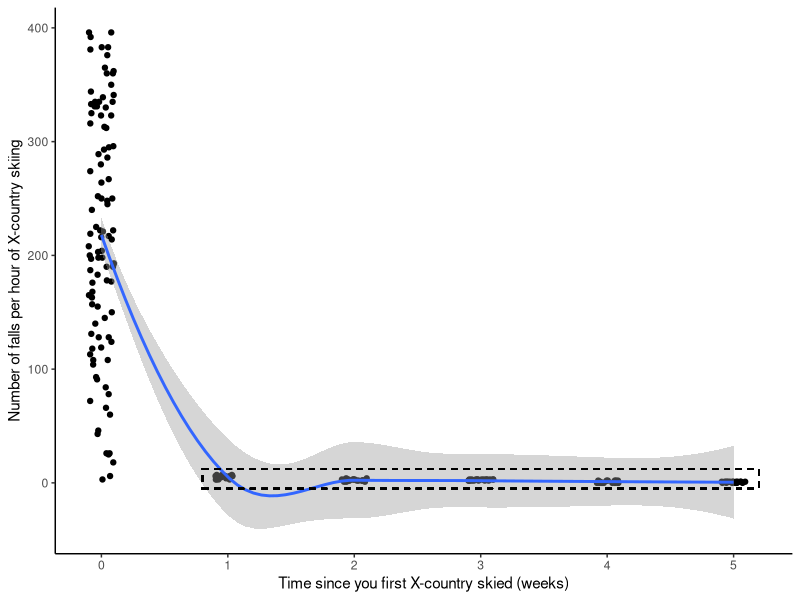
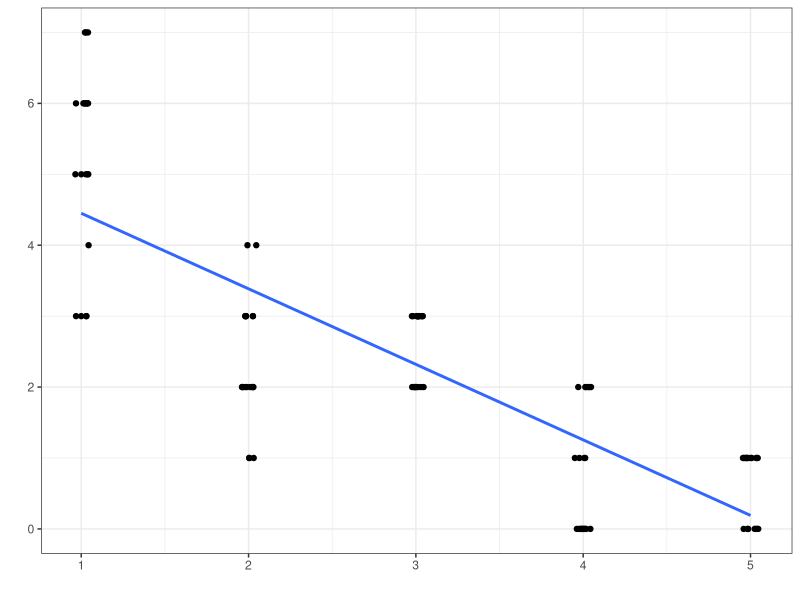

Here is the R script that generated these plots, in order:
## ---- chunk 1

setwd("C:/master/other/afs/workshops/workshops/insets_in_plots")
df=data.frame(
  y=c(
    sample(c(0:400), 100, replace=T), 
    sample(c(3:7), 20, replace=T),
    sample(c(1:4), 20, replace=T),
    sample(c(2:3), 20, replace=T),
    sample(c(0:2), 20, replace=T),
    sample(c(0:1), 20, replace=T)
  ),
  x=c(
    rep(0, times=100), 
    rep(1, times=20), 
    rep(2, times=20), 
    rep(3, times=20), 
    rep(4, times=20), 
    rep(5, times=20) 
  )
)

## ---- chunk 2
require(ggplot2);require(cowplot)


## ---- chunk 3

mainplot <- ggplot(data = df, aes(y = y, x = x) ) +
  geom_jitter(width = 0.1, height = 0) +
  geom_smooth()+
  geom_rect(data=df,aes(xmin=0.8,
                        xmax = 5.2,
                        ymin = -5,
                        ymax = 12), color = "black", fill=NA,
            linetype = 2)+
  xlab('Time since you first X-country skied (weeks)')+
  ylab('Number of falls per hour of X-country skiing')+
  theme_bw()+
  theme(panel.grid.major = element_blank(),
        panel.grid.minor = element_blank(),
        axis.line = element_line(colour="black", linetype="solid"),
        panel.background = element_rect(fill = "white",colour = "white", size = 0.5, linetype = "solid"),
        panel.border = element_blank())
mainplot

## ---- chunk 4
inset=ggplot(data=df[df$x>0,],
             aes(x=x, y=y)) +
  geom_jitter(width = 0.05, height = 0) +
  geom_smooth(method = lm, se = F)+
  xlab('')+
  ylab('')+
  theme_bw()
inset
